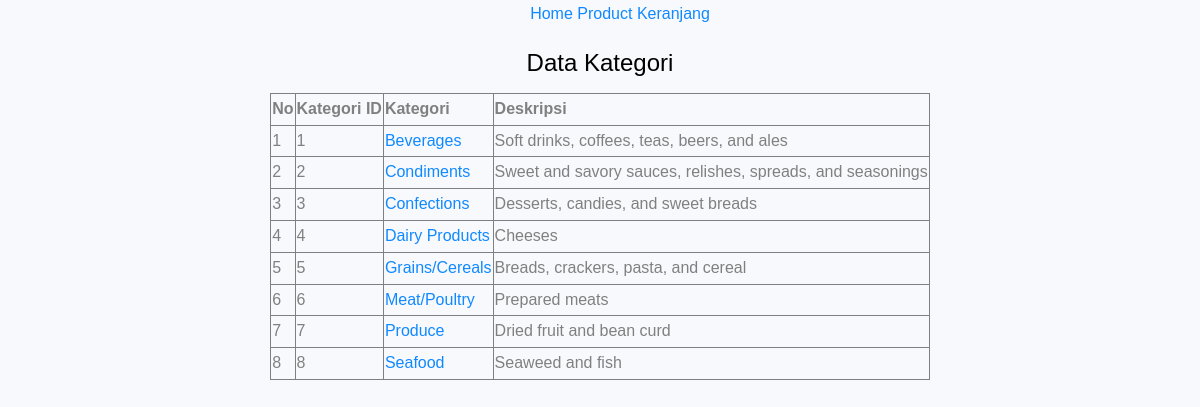
The page / on the database its author committed.
### tables this page shows
CREATE TABLE `categories` (
  `CategoryID` int NOT NULL,
  `CategoryName` varchar(15) DEFAULT NULL,
  `Description` mediumtext,
  `Picture` mediumblob
);

### content/kategori.php (the view)
<h4 class="card-title">Data Kategori</h4>
<table border="1" id="example">
    <thead>
        <tr>
            <th width="8px">No</th>
            <th>Kategori ID</th>
            <th>Kategori</th>
            <th>Deskripsi</th>
        </tr>
    </thead>
    <tbody>
        <?php
        $query = mysqli_query($db, "SELECT * FROM categories");
        $no = 1;
        ?>
        <?php while ($data = mysqli_fetch_array($query)) { ?>
            <tr>
                <td><?php echo $no++ ?></td>
                <td><?php echo $data['CategoryID'] ?></td>
                <td><a href="index.php?id=<?php echo $data['CategoryID'] ?>"><?php echo $data['CategoryName'] ?></a></td>
                <td><?php echo $data['Description'] ?></td>
            </tr>
        <?php } ?>
    </tbody>
</table>

### index.php (shortened to what this page needs)
<!DOCTYPE html>
<html lang="en">
<head>
    <link rel="stylesheet" href="style.css">
</head>
<body>
    <center>
        <?php include('layout/navbar.php') ?>
    </center>
    <div class="content">
        <center>
            <?php
            include 'load.php';
            ?>
        </center>
    </div>
</body>
</html>

### layout/navbar.php (shortened to what this page needs)
<ul>
    <li><a href="index.php?page=Dashboard">Home</a></li>
    <li><a href="index.php?page=Product">Product</a></li>
    <li><a href="index.php?page=keranjang">Keranjang</a></li>
</ul>

### load.php
<?php
   if (isset($_GET['page'])) {
       $page = $_GET['page'];
       switch ($page) {
           case 'Dashboard':
               include "content/kategori.php";
               break;
           case 'Product':
               include "content/product/product.php";
               break;
           case 'keranjang':
               include "content/keranjang.php";
               break;
           default:
               echo "<center><h3>Maaf. content tidak di temukan !</h3></center>";
               break;
       }
   } elseif (isset($_GET['id'])) {
       include "content/product/productId.php";
   } elseif (isset($_GET['product'])) {
       include "content/product/productId_.php";
   } else {
       include "content/kategori.php";
   }
   ?>

### layout/navbar.php (style rules this page uses)
li { display: inline; }

### rows shown on the page
categories: CategoryID "1", CategoryName "Beverages", Description "Soft drinks, coffees, teas, beers, and ales"
categories: CategoryID "2", CategoryName "Condiments", Description "Sweet and savory sauces, relishes, spreads, and seasonings"
categories: CategoryID "3", CategoryName "Confections", Description "Desserts, candies, and sweet breads"
categories: CategoryID "4", CategoryName "Dairy Products", Description "Cheeses"
categories: CategoryID "5", CategoryName "Grains/Cereals", Description "Breads, crackers, pasta, and cereal"
categories: CategoryID "6", CategoryName "Meat/Poultry", Description "Prepared meats"
categories: CategoryID "7", CategoryName "Produce", Description "Dried fruit and bean curd"
categories: CategoryID "8", CategoryName "Seafood", Description "Seaweed and fish"
